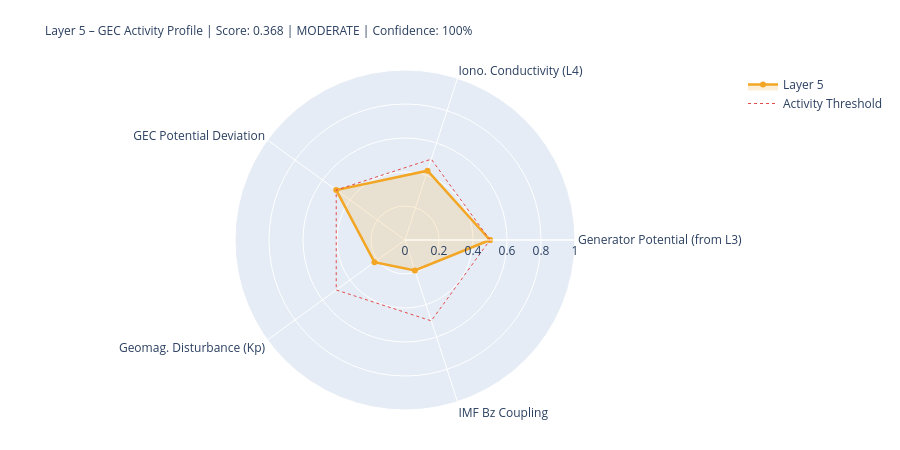

Notebook source saved alongside this figure:
### Markdown cell above
---
## 5. State Assessment & Handoff to Layer 6

### Code cell
# ============================================================
# LAYER-5-SCORE
# ============================================================

# Components
# 1) Generator activity (Layer-3-driven)
gen_score = norm(generator_strength, 0.3, 2.0)
gen_src   = 'from_layer3' if l3_thunder_score is not None else 'estimated'

# 2) Ionospheric conductivity (Layer-4-driven)
iono_score = norm(iono_cond_factor, 0.7, 1.4)
iono_src   = 'from_layer4' if l4_ioniz is not None else 'estimated'

# 3) GEC potential deviation from reference
pot_score = norm(abs(delta_V_pct), 0, 30)  # 0 = at reference, 1 = 30% deviation
pot_src   = 'derived'

# 4) Geomagnetic disturbance (Kp) – modulates vertical currents
kp_score = norm(kp_val, 0, 9)
kp_src   = 'primary' if kp_now is not None else 'from_layer4'

# 5) IMF Bz coupling (southward = stronger M-I coupling → GEC influence)
bz_score = norm(-(bz_now or 0), -5, 30) if bz_now is not None else None
bz_src   = 'primary' if bz_now is not None else 'missing'

COMPONENTS = {
    'Generator Potential (from L3)':  {'score': gen_score,   'source': 'derived_from_layer3', 'dynamic': True},
    'Iono. Conductivity (L4)':      {'score': iono_score,  'source': iono_src, 'dynamic': True},
    'GEC Potential Deviation':      {'score': pot_score,   'source': pot_src,  'dynamic': True},
    'Geomag. Disturbance (Kp)':         {'score': kp_score,    'source': kp_src,   'dynamic': True},
    'IMF Bz Coupling':               {'score': bz_score,    'source': bz_src,   'dynamic': True},
}

available   = {k: v['score'] for k, v in COMPONENTS.items() if v['score'] is not None}
unavailable = [k for k, v in COMPONENTS.items() if v['score'] is None]
layer5_score = round(sum(available.values()) / len(available), 4) if available else None
confidence   = round(len(available) / len(COMPONENTS), 2)
level = ('unknown' if layer5_score is None
         else 'quiet'   if layer5_score < 0.3
         else 'moderate' if layer5_score < 0.6
         else 'active')
dominant_l5 = max(available, key=available.get) if available else 'none'

# Kp consistency: separate 1-min raw value from score value
kp_1m_raw   = kp_now          # directly from API (can be 0.0 during live measurement)
kp_for_score = kp_val          # from Layer-0 context or estimated value if needed
kp_score_src = kp_src

W = 68
print('=' * W)
print('LAYER 5 – GLOBAL ELECTRIC CIRCUIT – STATE ASSESSMENT')
print('=' * W)
for name, comp in COMPONENTS.items():
    s = comp['score']
    if s is not None:
        bar = '█' * int(s*20) + '░' * (20-int(s*20))
        print(f'  {name:<34} {bar}  {s:.3f}  [{comp["source"]}]')
    else:
        print(f'  {name:<34} {"─"*20}  n/a   [missing]')
print('-' * W)
print(f'  Score:         {layer5_score:.3f}  ({len(available)}/{len(COMPONENTS)} components)')
print(f'  Confidence:    {confidence:.0%}')
print(f'  Level:         {level.upper()}')
print(f'  Dominant:      {dominant_l5}')
print(f'  V_iono:        {V_iono_mod:.1f} kV  (Δ {delta_V_pct:+.1f}% vs. Ref)')
print(f'  I_total:       {I_total_mod:.1f} A   (Δ {delta_I_pct:+.1f}% vs. Ref)')
print('=' * W)

# Radar
cats   = list(available.keys())
vals_r = list(available.values())
if len(cats) >= 3:
    fig = go.Figure()
    fig.add_trace(go.Scatterpolar(
        r=vals_r + [vals_r[0]], theta=cats + [cats[0]],
        fill='toself', fillcolor='rgba(242,166,35,0.18)',
        line=dict(color='#F2A623', width=2.5), name='Layer 5'
    ))
    fig.add_trace(go.Scatterpolar(
        r=[0.5]*(len(cats)+1), theta=cats+[cats[0]],
        line=dict(color='#E24B4A', dash='dot', width=1),
        mode='lines', name='Activity Threshold'
    ))
    fig.update_layout(
        title=dict(
            text=f'Layer 5 – GEC Activity Profile | Score: {layer5_score:.3f} | {level.upper()} | Confidence: {confidence:.0%}',
            font=dict(size=12)
        ),
        polar=dict(radialaxis=dict(visible=True, range=[0,1])),
        height=450, showlegend=True,
        margin=dict(l=80, r=80, t=70, b=40)
    )
    fig.show()

### Figure 1 — Plotly figure (JSON) as saved in the notebook; plotly's stock layout.template omitted (floating-point values rounded to 4 significant figures)
{"data": [{"fill": "toself", "fillcolor": "rgba(242,166,35,0.18)", "line": {"color": "#F2A623", "width": 2.5}, "name": "Layer 5", "r": [0.5, 0.4287, 0.5, 0.2222, 0.1883, 0.5], "theta": ["Generator Potential (from L3)", "Iono. Conductivity (L4)", "GEC Potential Deviation", "Geomag. Disturbance (Kp)", "IMF Bz Coupling", "Generator Potential (from L3)"], "type": "scatterpolar"}, {"line": {"color": "#E24B4A", "dash": "dot", "width": 1}, "mode": "lines", "name": "Activity Threshold", "r": [0.5, 0.5, 0.5, 0.5, 0.5, 0.5], "theta": ["Generator Potential (from L3)", "Iono. Conductivity (L4)", "GEC Potential Deviation", "Geomag. Disturbance (Kp)", "IMF Bz Coupling", "Generator Potential (from L3)"], "type": "scatterpolar"}], "layout": {"height": 450, "margin": {"b": 40, "l": 80, "r": 80, "t": 70}, "polar": {"radialaxis": {"range": [0, 1], "visible": true}}, "showlegend": true, "title": {"font": {"size": 12}, "text": "Layer 5 – GEC Activity Profile | Score: 0.368 | MODERATE | Confidence: 100%"}}}
